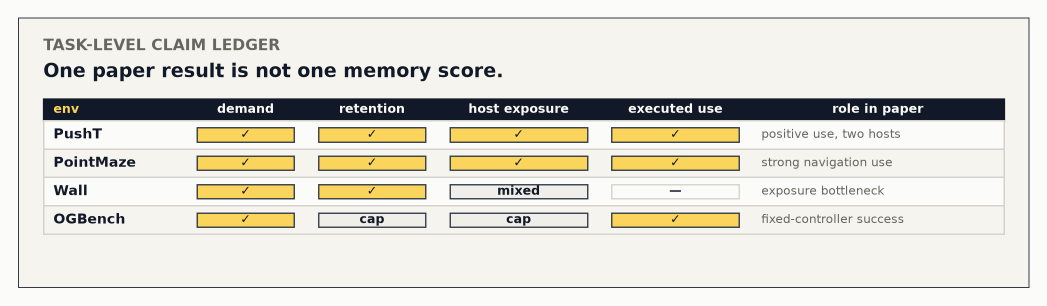
#> input picture paper_b/figures/fig_b_claim_ledger.png, 2094 x 612 px, given in place of cue_variants.png, which was not available (shown at 1/2 size)
$ python plot_paper_b.py
#> lines starting #> are read from the running program, lines starting #| are printed output that depends on the picture; pictures that were not available may be replaced by others from this repository, and a replacement may not be noted
#!/usr/bin/env python3
"""Generate compact Paper-B figures in the MESM dashboard visual style.

The figure policy for this draft is intentionally strict:
  * low height, paper-friendly panels;
  * real rendered frames where they clarify input/output formation;
  * analytical plots over decorative block diagrams;
  * same cream / ink / signal-yellow visual language as docs/mesm_nvidia_plan.html.
"""

from __future__ import annotations

import json
from pathlib import Path
from typing import Any

import matplotlib

matplotlib.use("Agg")
import matplotlib.pyplot as plt
from matplotlib.patches import FancyArrowPatch, Rectangle
import numpy as np
from PIL import Image


ROOT = Path(__file__).resolve().parents[1]
FIG = ROOT / "paper_b" / "figures"
GEN = ROOT / "paper_b" / "generated_results"

INK = "#111827"
BLACK = "#000000"
CREAM = "#f5f4ef"
PAPER = "#fbfbf9"
PAPER2 = "#efeee8"
YELLOW = "#fbd45b"
YELLOW_DEEP = "#d8a900"
GRAY = "#9ca3af"
MUTED = "#656760"
LINE = "#d4d3cb"
LINE_DARK = "#333b49"
RED = "#a94b3f"
GREEN = "#4f7d5a"

PDF_METADATA = {
    "Creator": "scripts/plot_paper_b.py",
    "Producer": "Matplotlib",
    "CreationDate": None,
    "ModDate": None,
}
PNG_METADATA = {"Software": "scripts/plot_paper_b.py"}

plt.rcParams.update({
    "font.family": "DejaVu Sans",
    "font.size": 7.0,
    "axes.titlesize": 8.0,
    "axes.labelsize": 7.0,
    "xtick.labelsize": 6.2,
    "ytick.labelsize": 6.2,
    "legend.fontsize": 6.1,
    "axes.edgecolor": LINE_DARK,
    "axes.labelcolor": INK,
    "text.color": INK,
    "xtick.color": MUTED,
    "ytick.color": MUTED,
    "axes.spines.top": False,
    "axes.spines.right": False,
    "pdf.fonttype": 42,
    "ps.fonttype": 42,
    "savefig.facecolor": PAPER,
})


def load_json(relative: str) -> dict[str, Any]:
    return json.loads((ROOT / relative).read_text())


def save(fig: plt.Figure, name: str) -> None:
    FIG.mkdir(parents=True, exist_ok=True)
    fig.savefig(FIG / f"{name}.pdf", bbox_inches="tight",
                metadata=PDF_METADATA)
    fig.savefig(FIG / f"{name}.png", bbox_inches="tight", dpi=360,
                metadata=PNG_METADATA)
    plt.close(fig)


# [5 lines left out: function panel_label, not called in this run]


def arrow(ax: plt.Axes, p0: tuple[float, float],
          p1: tuple[float, float], color: str = INK, lw: float = 0.9) -> None:
    ax.add_patch(FancyArrowPatch(
        p0, p1, arrowstyle="-|>", mutation_scale=8.0, lw=lw,
        color=color, shrinkA=2, shrinkB=2))


# [9 lines left out: function rect, not called in this run]


def image_array(path: str, *, crop: tuple[int, int, int, int] | None = None,
                max_size: tuple[int, int] | None = None) -> np.ndarray:
    image = Image.open(ROOT / path).convert("RGB")
    if crop is not None:
        image = image.crop(crop)
    if max_size is not None:
        image.thumbnail(max_size, Image.Resampling.LANCZOS)
    return np.asarray(image) / 255.0


def draw_image_fit(ax: plt.Axes, arr: np.ndarray,
                   box: tuple[float, float, float, float],
                   *, border: bool = True, zorder: int = 2) -> tuple[float, float, float, float]:
    """Draw image into an axes-space box without changing render aspect ratio."""
#> called with box = (0.025, 0.56, 0.215, 0.175), border = True, zorder = 2
    x, y, w, h = box
    image_h, image_w = arr.shape[:2]
#> image_h = 612; image_w = 2094
    image_ratio = image_w / image_h
#> image_ratio = 3.42
    box_ratio = w / h
    if image_ratio >= box_ratio:
        draw_w = w
        draw_h = w / image_ratio
#> draw_h = 0.0628
        draw_x = x
        draw_y = y + (h - draw_h) / 2
#> draw_y = 0.616
    else:
        draw_h = h
        draw_w = h * image_ratio
        draw_x = x + (w - draw_w) / 2
        draw_y = y
    ax.imshow(arr, extent=(draw_x, draw_x + draw_w, draw_y, draw_y + draw_h),
              aspect="auto", zorder=zorder)
    if border:
        ax.add_patch(Rectangle((draw_x, draw_y), draw_w, draw_h,
                               facecolor="none", edgecolor=LINE_DARK,
                               lw=0.55, zorder=zorder + 1))
    return draw_x, draw_y, draw_w, draw_h


# [5 lines left out: function ci_half, not called in this run]


def figure_architecture() -> None:
    """Pi0.5/LeWM-style model schematic with native-ratio render strips."""
    fig = plt.figure(figsize=(7.25, 2.35), facecolor=PAPER)
    ax = fig.add_subplot(111)
    ax.set_axis_off()
    ax.set_xlim(0, 1)
    ax.set_ylim(0, 1)
    ax.add_patch(Rectangle((0, 0), 1, 1, facecolor=CREAM,
                           edgecolor=LINE_DARK, lw=0.8, zorder=0))

    ax.text(0.025, 0.925, "MASKED-EVIDENCE MEMORY INTERFACE",
            fontsize=5.7, fontweight="bold", color=MUTED)
    ax.text(0.025, 0.845, "frozen host + evidence sidecar",
            fontsize=7.4, fontweight="bold", color=INK)

    cue = image_array(
        "outputs/ogbench_mesmem_admission_v1/pointmaze-large-navigate-v0/cue_variants.png")
    draw_image_fit(ax, cue, (0.025, 0.560, 0.215, 0.175))
    ax.text(0.025, 0.520, "cue-only renders",
            fontsize=4.8, fontweight="bold", color=INK)
    ax.text(0.025, 0.485, "same trajectory / endpoint",
            fontsize=4.2, color=MUTED)

    frame_strip = image_array("docs/figures/ogbench_pointmaze_real_frames.png")
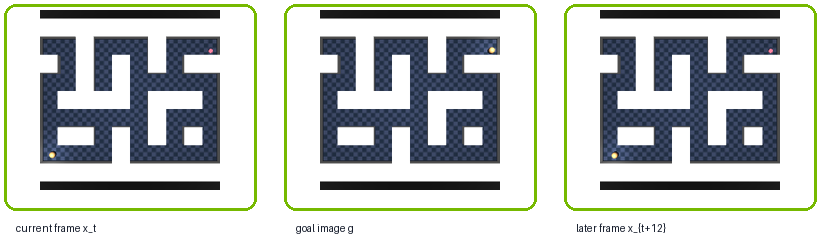
#> input picture docs/figures/ogbench_pointmaze_real_frames.png, 820 x 250 px
#> in image_array, image is the input picture: PIL image 820x250 RGB; mean R, G, B 193.8, 198.7, 196.3
    draw_image_fit(ax, frame_strip, (0.265, 0.590, 0.255, 0.125))
    ax.text(0.265, 0.520, "legal context",
            fontsize=4.8, fontweight="bold", color=INK)
    ax.text(0.265, 0.485, "old cue leaves context",
            fontsize=4.2, color=MUTED)

    def arch_box(x: float, y: float, w: float, h: float, title: str,
                 subtitle: str, *, fc: str = PAPER, lw: float = 0.8) -> None:
        ax.add_patch(Rectangle((x, y), w, h, facecolor=fc,
                               edgecolor=LINE_DARK, lw=lw, zorder=2))
        ax.text(x + 0.012, y + h - 0.030, title, ha="left", va="top",
                fontsize=5.0, fontweight="bold", color=INK, zorder=3)
        if subtitle:
            ax.text(x + 0.012, y + 0.030, subtitle, ha="left", va="bottom",
                    fontsize=3.8, color=MUTED, linespacing=0.95, zorder=3)

    # Main frozen-host path, drawn as a compact architecture schematic rather
    # than a UI dashboard.
    y = 0.270
    arch_box(0.055, y, 0.115, 0.130, "stream", "$o_t, a_t$")
    arch_box(0.215, y, 0.125, 0.130, "encoder", "frozen")
    arch_box(0.390, y, 0.145, 0.130, "frozen host", "LeWM / DINO-WM")
    arch_box(0.590, y, 0.125, 0.130, "exposure", "host output")
    arch_box(0.760, y, 0.135, 0.130, "policy", "execute")
    for x0, x1 in [(0.170, 0.215), (0.340, 0.390), (0.535, 0.590), (0.715, 0.760)]:
        arrow(ax, (x0, y + 0.065), (x1, y + 0.065), lw=0.95)

    # Sidecar memory path injected into the frozen host.
    arch_box(0.240, 0.075, 0.210, 0.105, "evidence memory",
             "", fc=YELLOW, lw=0.9)
    ax.add_patch(Rectangle((0.485, 0.088), 0.082, 0.079, facecolor=PAPER2,
                           edgecolor=LINE_DARK, lw=0.7, zorder=2))
    ax.text(0.496, 0.135, "writer", fontsize=4.8, fontweight="bold", zorder=3)
    ax.text(0.496, 0.106, "residual", fontsize=3.7, color=MUTED, zorder=3)
    arrow(ax, (0.155, 0.270), (0.285, 0.180), color=YELLOW_DEEP, lw=1.0)
    arrow(ax, (0.450, 0.127), (0.485, 0.127), color=YELLOW_DEEP, lw=1.0)
    arrow(ax, (0.567, 0.127), (0.430, 0.270), color=YELLOW_DEEP, lw=1.0)

    # Controls and claim ladder, intentionally small.
    for i, (label, sub) in enumerate([("full", "old stream"),
                                      ("reset", "drop state"),
                                      ("none", "host only")]):
        x = 0.610 + i * 0.090
        ax.add_patch(Rectangle((x, 0.085), 0.070, 0.055,
                               facecolor=YELLOW if i == 0 else PAPER,
                               edgecolor=LINE_DARK, lw=0.6, zorder=2))
        ax.text(x + 0.035, 0.117, label, ha="center", va="center",
                fontsize=4.3, fontweight="bold", zorder=3)
        ax.text(x + 0.035, 0.066, sub, ha="center", va="top",
                fontsize=3.3, color=MUTED, zorder=3)
    for i, lab in enumerate(["demand", "retain", "expose", "use"]):
        x = 0.050 + i * 0.087
        ax.text(x, 0.060, f"{i+1}", color=YELLOW_DEEP, fontsize=4.8,
                fontweight="bold", ha="center", va="center")
        ax.text(x + 0.014, 0.060, lab, color=MUTED, fontsize=3.7,
                ha="left", va="center")
    save(fig, "fig_b_architecture")
#> in save, `fig.savefig(FIG / f"{name}.pdf", bbox_inches="tight", metadata=PDF_MET..`:
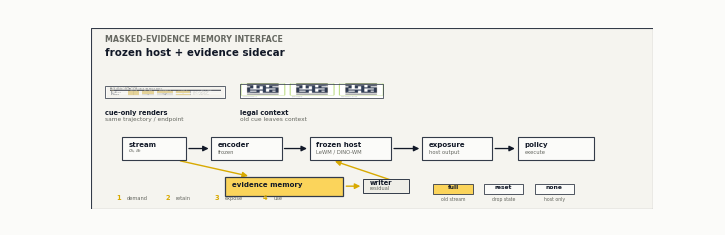
#> figure drawn by matplotlib, 1 panel


def figure_claim_ledger() -> None:
    fig, ax = plt.subplots(figsize=(7.25, 1.95), facecolor=PAPER)
    ax.set_axis_off()
    ax.set_xlim(0, 1)
    ax.set_ylim(0, 1)
    ax.add_patch(Rectangle((0, 0), 1, 1, facecolor=CREAM,
                           edgecolor=LINE_DARK, lw=0.8))
    ax.text(0.025, 0.88, "TASK-LEVEL CLAIM LEDGER", fontsize=6.2,
            fontweight="bold", color=MUTED)
    ax.text(0.025, 0.78, "One paper result is not one memory score.",
            fontsize=7.5, fontweight="bold")

    cols = ["demand", "retention", "host exposure", "executed use", "role in paper"]
    rows = [
        ("PushT", ["pass", "pass", "pass", "pass", "positive use, two hosts"]),
        ("PointMaze", ["pass", "pass", "pass", "pass", "strong navigation use"]),
        ("Wall", ["pass", "pass", "mixed", "n/a", "exposure bottleneck"]),
        ("OGBench", ["pass", "cap", "cap", "pass", "fixed-controller success"]),
    ]
    left, top = 0.025, 0.62
    colw = [0.14, 0.12, 0.13, 0.16, 0.15, 0.25]
    ax.add_patch(Rectangle((left, top), 0.95, 0.08, facecolor=INK,
                           edgecolor=INK, lw=0.7))
    ax.text(left + 0.01, top + 0.04, "env", color=YELLOW, va="center",
            fontsize=5.1, fontweight="bold")
    x = left + colw[0]
    for j, c in enumerate(cols):
        ax.text(x + colw[j + 1] / 2, top + 0.04, c, ha="center",
                va="center", fontsize=5.0, fontweight="bold", color=PAPER)
        x += colw[j + 1]

    status_color = {"pass": YELLOW, "mixed": PAPER2, "cap": PAPER2, "n/a": PAPER}
    status_text = {"pass": "✓", "mixed": "mixed", "cap": "cap", "n/a": "—"}
    for i, (name, vals) in enumerate(rows):
        y = top - (i + 1) * 0.105
        ax.add_patch(Rectangle((left, y), 0.95, 0.105,
                               facecolor=PAPER if i % 2 == 0 else CREAM,
                               edgecolor=LINE, lw=0.6))
        ax.text(left + 0.01, y + 0.052, name, va="center",
                fontsize=5.6, fontweight="bold")
        x = left + colw[0]
        for j in range(4):
            val = vals[j]
            ax.add_patch(Rectangle((x + 0.012, y + 0.026),
                                   colw[j + 1] - 0.024, 0.052,
                                   facecolor=status_color[val],
                                   edgecolor=LINE_DARK if val != "n/a" else LINE,
                                   lw=0.55))
            ax.text(x + colw[j + 1] / 2, y + 0.052, status_text[val],
                    ha="center", va="center", fontsize=5.0,
                    fontweight="bold", color=INK)
            x += colw[j + 1]
        ax.text(x + 0.01, y + 0.052, vals[4], va="center",
                fontsize=4.8, color=MUTED)
    save(fig, "fig_b_claim_ledger")
#> call 2 of save, with name = 'fig_b_claim_ledger'
#> in save (call 2), `fig.savefig(FIG / f"{name}.pdf", bbox_inches="tight", metadata=PDF_MET..`:
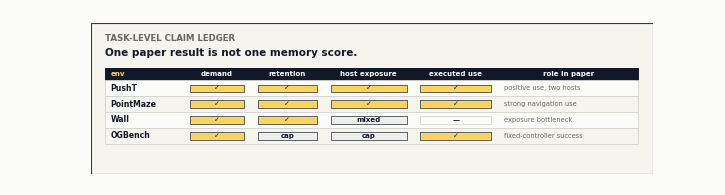
#> figure drawn by matplotlib, 1 panel


def figure_execution() -> None:
    pusht = load_json("outputs/pusht_checkpointed_downstream_use_v1/summary.json")
    point = load_json("outputs/dinowm_pointmaze_wave3/formal/external_use_summary.json")
    carrier = load_json("outputs/dinowm_pointmaze_wave3/formal/carrier_summary.json")

    fig = plt.figure(figsize=(7.25, 2.55), facecolor=PAPER)
    gs = fig.add_gridspec(1, 2, width_ratios=[1.08, 1.0], wspace=0.28)

    ax = fig.add_subplot(gs[0])
    ax.set_facecolor(CREAM)
    points: list[tuple[str, float, float, str, str]] = []
    for host, name in [("dinowm", "PushT DINO"), ("lewm", "PushT LeWM")]:
        for cond, marker in [("full", "o"), ("reset", "x"), ("no_state", "s")]:
            d = pusht["hosts"][host]["conditions"][cond]
            points.append((f"{name} {cond}", d["balanced_accuracy_mean"],
                           d["execution"]["executed_success_mean"],
                           YELLOW_DEEP if cond == "full" else MUTED, marker))
    for arm, name in [("none", "PM none"), ("gru", "PM GRU"),
                      ("lstm", "PM LSTM"), ("ssm", "PM SSM"),
                      ("fixed_trust", "PM FT")]:
        x = point["arms"][arm]["goal_accuracy"]["mean"]
        y = point["arms"][arm]["executed_success"]["mean"]
        points.append((name, x, y,
                       YELLOW_DEEP if arm == "fixed_trust" else INK,
                       "D" if arm == "fixed_trust" else "o"))
    for label, x, y, color, marker in points:
        ax.scatter(x, y, s=42, marker=marker, facecolor=color,
                   edgecolor=INK, linewidth=0.6, zorder=3)
    ax.plot([0, 1], [0, 1], color=LINE_DARK, lw=0.7, ls="--", alpha=0.55)
    ax.axvline(0.25, color=MUTED, lw=0.7, ls=":")
    ax.axhline(0.25, color=MUTED, lw=0.7, ls=":")
    ax.set_xlim(0.1, 1.03)
    ax.set_ylim(0.1, 1.03)
    ax.set_xlabel("selected-goal / read accuracy")
    ax.set_ylabel("executed success")
    ax.grid(color=LINE, lw=0.55)
    panel_label(ax, "A", "readability ↔ execution")
    ax.text(0.28, 0.17, "controls", fontsize=5.8, color=MUTED)
    ax.text(0.77, 0.90, "full memory", fontsize=5.8, color=YELLOW_DEEP,
            fontweight="bold")

    ax2 = fig.add_subplot(gs[1])
    ax2.set_facecolor(CREAM)
    arms = ["none", "gru", "lstm", "ssm", "fixed_trust"]
    labels = ["None", "GRU", "LSTM", "SSM", "Fixed\ntrust"]
    xpos = np.arange(len(arms))
    bacc = [carrier["results"]["15"]["arms"][a]["balanced_accuracy"]["mean"]
            for a in arms]
    execv = [point["arms"][a]["executed_success"]["mean"] for a in arms]
    ax2.bar(xpos - 0.16, bacc, width=0.30, color=PAPER, edgecolor=INK,
            lw=0.65, label="host read")
    ax2.bar(xpos + 0.16, execv, width=0.30, color=YELLOW, edgecolor=INK,
            lw=0.65, label="execution")
    ax2.axhline(0.25, color=MUTED, lw=0.7, ls=":")
    ax2.set_ylim(0, 1.02)
    ax2.set_xticks(xpos)
    ax2.set_xticklabels(labels)
    ax2.set_ylabel("PointMaze age-15")
    ax2.grid(axis="y", color=LINE, lw=0.55)
    panel_label(ax2, "B", "PointMaze arm order")
    ax2.legend(frameon=False, loc="upper left", ncol=2,
               bbox_to_anchor=(0.00, 1.02), handlelength=1.0)
    save(fig, "fig_b_execution")


# [291 lines left out: functions figure_wall, figure_ogbench, write_native_use_repair_table, write_snapshot, not called in this run]


def main() -> None:
    figure_architecture()
    figure_claim_ledger()
    figure_execution()
    figure_wall()
    figure_ogbench()
    write_native_use_repair_table()
    write_snapshot()
    print(json.dumps({
        "status": "complete",
        "figures": sorted(p.name for p in FIG.glob("fig_b_*.pdf")),
        "snapshot": str((GEN / "result_snapshot.json").relative_to(ROOT)),
    }, indent=2))


if __name__ == "__main__":
#> (the run stopped early here; a loop or call above may not have finished)
